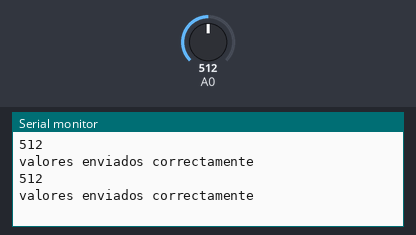
The sketch below on a simulated Arduino Uno, built with avr-gcc and run on an emulated ATmega328P. On the bench: the last lines printed to the serial monitor. The inputs (shaded band) are chosen by the test bench; at power-on: A0 = 512.

Above: at 2.7 s.
2.8 s: A0 set to 716
At 4.1 s:
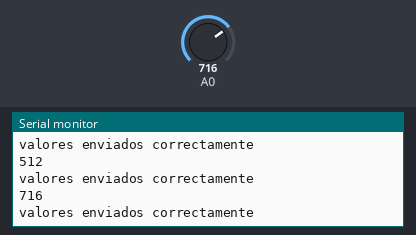
4.3 s: A0 set to 900
At 4.9 s:
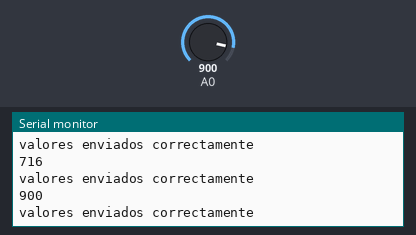
Timing chart, 0 to 7.3 s (numbered marks = the images above; inputs shaded):
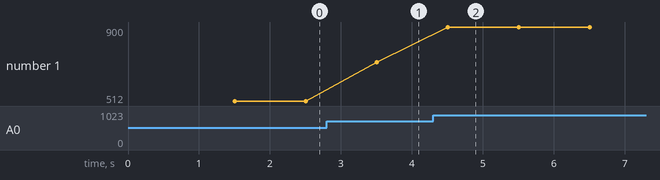

Measured:
- after the input at 2.8 s, the serial monitor: prints a new line after 0.70 s (image 1)
- after the input at 4.3 s, the serial monitor: prints a new line after 0.20 s (image 2)
- plotted number 1: 512 → 716 after the input at 2.8 s, 716 → 900 after the input at 4.3 s

The sketch:

Subir_datos_a_ubidots.ino
```cpp
#include <Ubidots.h>//Librería de ubidots
/*Código unico de ubidotss y el nombre del internet y contraseña*/
const char* UBIDOTS_TOKEN ="BBFF-eWrZtRLNsfS16CCLCbd7Ec9A7C0BcL";
const char* WIFI_SSID="INFINITUM0952";
const char* WIFI_PASS="4Qa7g5RgCb";
/*Se creea obejto para poner el codigo unico y lel tipo de protocolo que maneja*/
Ubidots ubidots(UBIDOTS_TOKEN, UBI_HTTP);
int var_pot;//Potenciometro
void setup() {
  // put your setup code here, to run once:
  Serial.begin(115200);//Monitor serie
  ubidots.wifiConnect(WIFI_SSID,WIFI_PASS);//Se conecta a la red internet
  var_pot=0;//Empieza e potencimeto con un0
}

void loop() {
  // put your main code here, to run repeatedly:
  /*Lectura del potenciometro*/
  var_pot=analogRead(A0);
  Serial.println(var_pot);
  /*Manda ls datos*/
  ubidots.add("var_pot",var_pot);
  bool buffersent=false;
  buffersent =ubidots.send();
  if(buffersent){
    Serial.println("valores enviados correctamente");
  }
  delay(1000);
}
```
